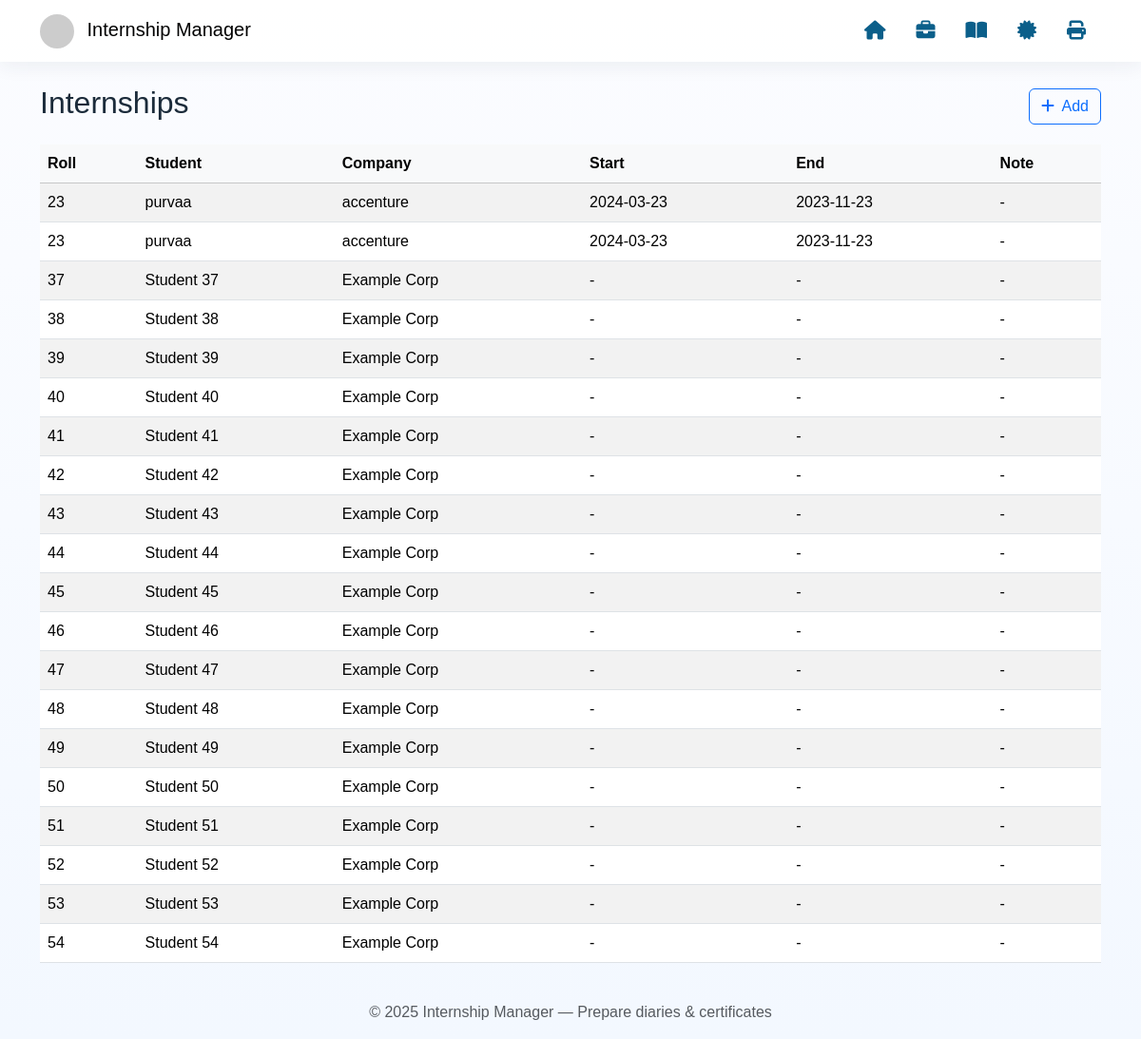
/dashboard, run on the app's committed database.
### tables this page shows
CREATE TABLE internships (
            id INTEGER PRIMARY KEY AUTOINCREMENT,
            roll TEXT NOT NULL,
            student_name TEXT NOT NULL,
            company TEXT,
            start_date TEXT,
            end_date TEXT,
            note TEXT,
            created_at TEXT
        );

### app.py (the view)
@app.route("/dashboard")
def dashboard():
    conn = get_db()
    rows = conn.execute("SELECT * FROM internships ORDER BY roll").fetchall()
    conn.close()
    return render_template("dashboard.html", internships=rows)

### app.py (called while the page is built)
def get_db():
    conn = sqlite3.connect(DB_PATH)
    conn.row_factory = sqlite3.Row
    return conn

### templates/dashboard.html
{% extends "base.html" %}
{% block content %}
<div class="d-flex justify-content-between align-items-center mb-3">
  <h2>Internships</h2>
  <a href="/add" class="btn btn-outline-primary"><i class="fa-solid fa-plus me-1"></i> Add</a>
</div>
<table class="table table-hover table-striped">
  <thead class="table-light">
    <tr><th>Roll</th><th>Student</th><th>Company</th><th>Start</th><th>End</th><th>Note</th></tr>
  </thead>
  <tbody>
    {% for r in internships %}
    <tr>
      <td>{{ r.roll }}</td>
      <td>{{ r.student_name }}</td>
      <td>{{ r.company or '-' }}</td>
      <td>{{ r.start_date or '-' }}</td>
      <td>{{ r.end_date or '-' }}</td>
      <td>{{ r.note or '-' }}</td>
    </tr>
    {% else %}
    <tr><td colspan="6" class="text-center text-muted">No internships yet</td></tr>
    {% endfor %}
  </tbody>
</table>
{% endblock %}

### templates/base.html (shortened to what this page needs)
<!doctype html>
<html lang="en">
<head>
  <link href="https://cdn.jsdelivr.net/npm/bootstrap@5.3.2/dist/css/bootstrap.min.css" rel="stylesheet">
  <link href="https://cdnjs.cloudflare.com/ajax/libs/font-awesome/6.5.0/css/all.min.css" rel="stylesheet">
  <link href="{{ url_for('static', filename='css/styles.css') }}" rel="stylesheet">
</head>
<body>
  <nav class="navbar navbar-expand-lg navbar-light nav-top">
    <div class="container">
      <a class="navbar-brand" href="/"><img src="https://via.placeholder.com/36" class="logo rounded-circle"> Internship Manager</a>
      <div class="collapse navbar-collapse justify-content-end">
        <ul class="navbar-nav align-items-center">
          <li class="nav-item mx-2">
            <a class="nav-link nav-icon" href="/"><i class="fa-solid fa-house fa-lg"></i></a>
          </li>
          <li class="nav-item mx-2">
            <a class="nav-link nav-icon" href="/dashboard" title="Internships"><i class="fa-solid fa-briefcase fa-lg"></i></a>
          </li>
          <li class="nav-item mx-2">
            <a class="nav-link nav-icon" href="/diary" title="Diary"><i class="fa-solid fa-book-open fa-lg"></i></a>
          </li>
          <li class="nav-item mx-2">
            <a class="nav-link nav-icon" href="/certificates" title="Certificates"><i class="fa-solid fa-certificate fa-lg"></i></a>
          </li>
          <li class="nav-item mx-2">
            <a class="nav-link nav-icon" href="/print/diary" title="Print Diary"><i class="fa-solid fa-print fa-lg"></i></a>
          </li>
        </ul>
      </div>
    </div>
  </nav>
  <main class="container my-4">
    {% block content %}{% endblock %}
  </main>
  <footer class="text-center py-3 text-muted">
    © 2025 Internship Manager — Prepare diaries & certificates
  </footer>
</body>
</html>

### static/css/styles.css (style rules this page uses)
:root { --primary:#0b5f8a; --accent:#ff8a65; --muted:#6c757d; }
body { font-family: 'Poppins', Arial, sans-serif; background: linear-gradient(180deg, #fbfcff 0%, #f3f8ff 100%); color:#1b2b3a; }
.nav-top { background: rgba(255,255,255,0.9); box-shadow: 0 6px 18px rgba(30,45,60,0.06); padding: .6rem 0; }
.nav-icon { color: var(--primary); }
.logo { width:36px; height:36px; margin-right:8px; }

### data on the page
internships: roll "23", student_name "purvaa", company "accenture", start_date "2024-03-23", end_date "2023-11-23", note "-"
internships: roll "23", student_name "purvaa", company "accenture", start_date "2024-03-23", end_date "2023-11-23", note "-"
internships: roll "37", student_name "Student 37", company "Example Corp", start_date "-", end_date "-", note "-"
internships: roll "38", student_name "Student 38", company "Example Corp", start_date "-", end_date "-", note "-"
internships: roll "39", student_name "Student 39", company "Example Corp", start_date "-", end_date "-", note "-"
internships: roll "40", student_name "Student 40", company "Example Corp", start_date "-", end_date "-", note "-"
internships: roll "41", student_name "Student 41", company "Example Corp", start_date "-", end_date "-", note "-"
internships: roll "42", student_name "Student 42", company "Example Corp", start_date "-", end_date "-", note "-"
internships: roll "43", student_name "Student 43", company "Example Corp", start_date "-", end_date "-", note "-"
internships: roll "44", student_name "Student 44", company "Example Corp", start_date "-", end_date "-", note "-"
internships: roll "45", student_name "Student 45", company "Example Corp", start_date "-", end_date "-", note "-"
internships: roll "46", student_name "Student 46", company "Example Corp", start_date "-", end_date "-", note "-"
internships: roll "47", student_name "Student 47", company "Example Corp", start_date "-", end_date "-", note "-"
internships: roll "48", student_name "Student 48", company "Example Corp", start_date "-", end_date "-", note "-"
internships: roll "49", student_name "Student 49", company "Example Corp", start_date "-", end_date "-", note "-"
internships: roll "50", student_name "Student 50", company "Example Corp", start_date "-", end_date "-", note "-"
internships: roll "51", student_name "Student 51", company "Example Corp", start_date "-", end_date "-", note "-"
internships: roll "52", student_name "Student 52", company "Example Corp", start_date "-", end_date "-", note "-"
internships: roll "53", student_name "Student 53", company "Example Corp", start_date "-", end_date "-", note "-"
internships: roll "54", student_name "Student 54", company "Example Corp", start_date "-", end_date "-", note "-"
